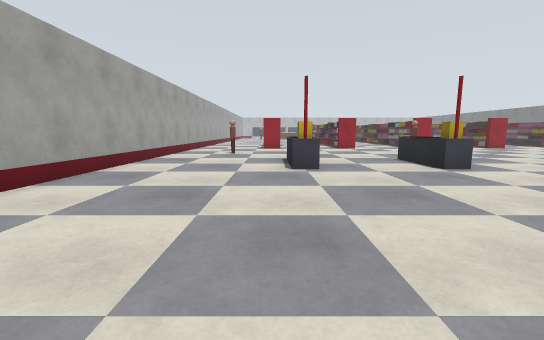
view 1 (above)

18 first-person views from a walk through a world built for the Gazebo simulator. The camera is 1.1 m above the floor, tilts 8° down and sees 90° across. The lines on the ground mark 1 m squares. The floor is counted in squares, 1 m on a side. Each view is taken from the middle of a square. On the plan, view 1 faces up. The plan holds only what a view shows up to about 12 squares ahead; the rest is blank. The place goes on beyond the plan. Some stock models are drawn as simple stand-ins.

view 2
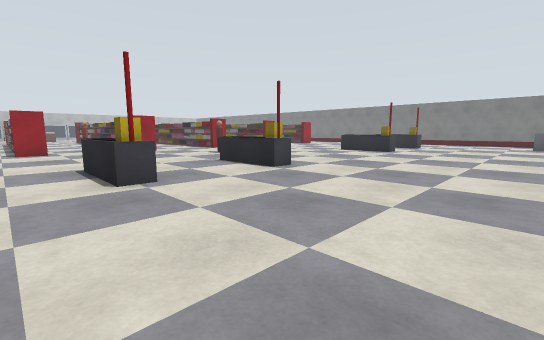

view 3
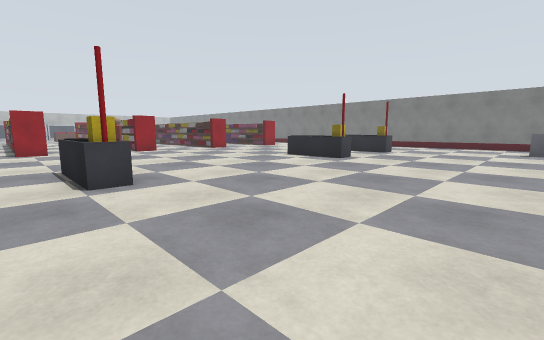

view 4
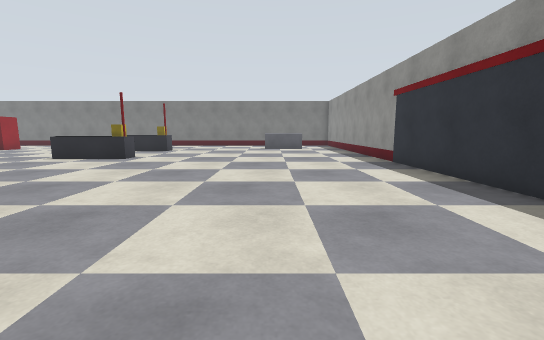

view 5
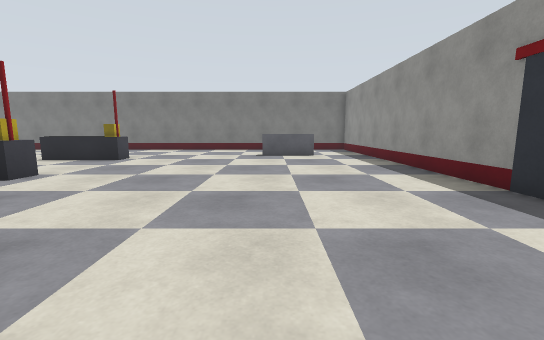

view 6
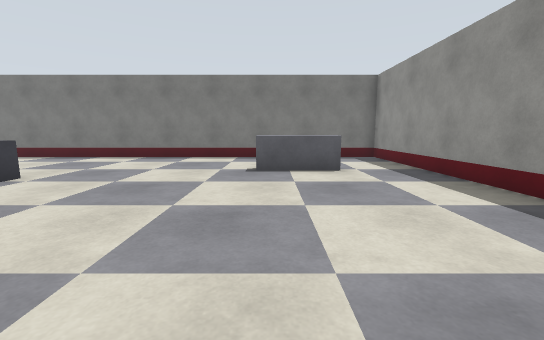

view 7
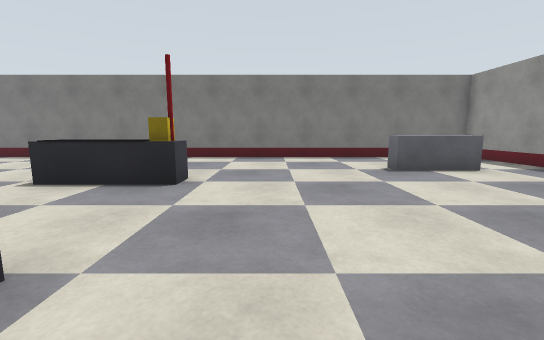

view 8
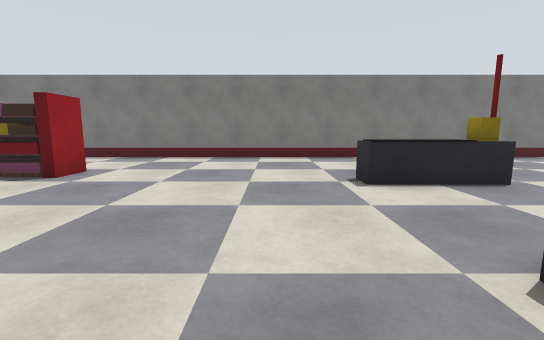

view 9
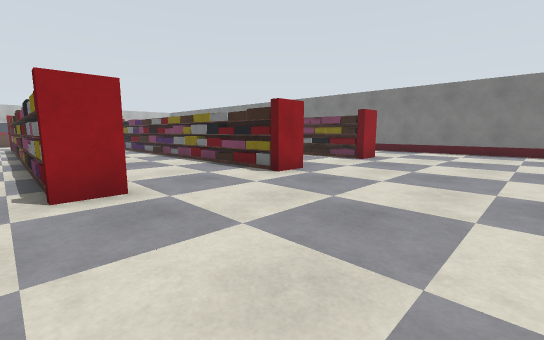

view 10
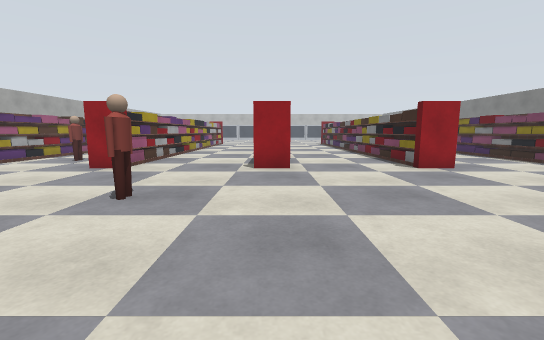

view 11
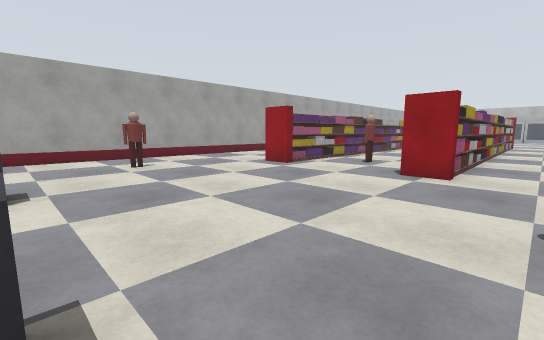

view 12
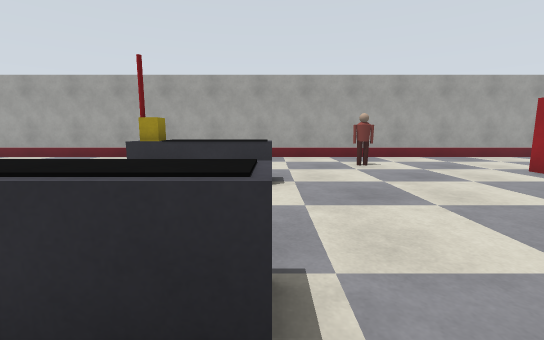

view 13
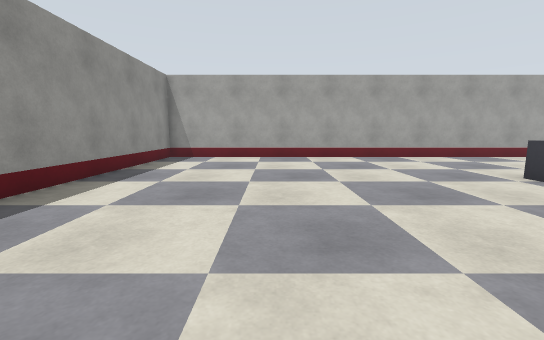

view 14
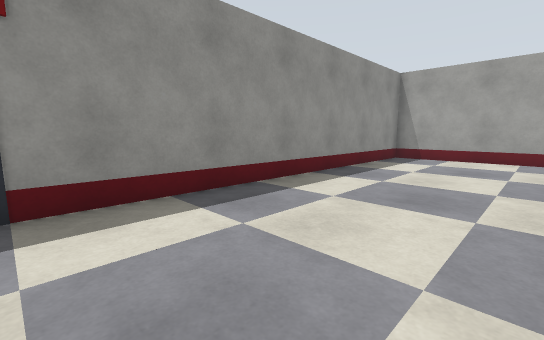

view 15
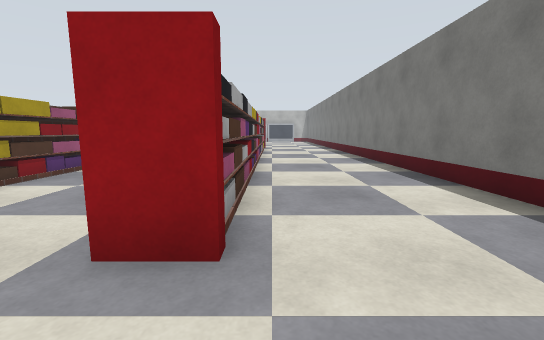

view 16
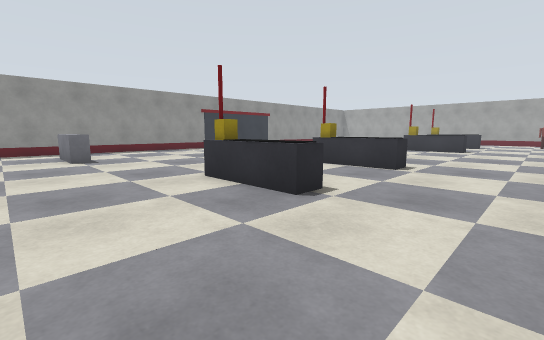

view 17
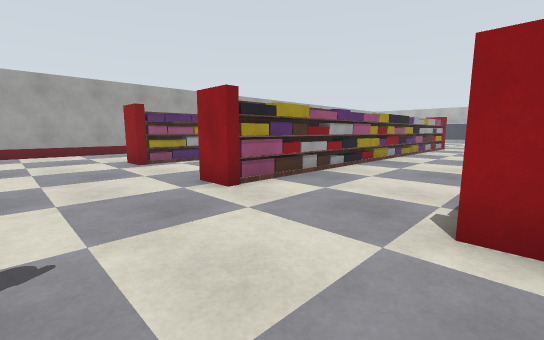

view 18
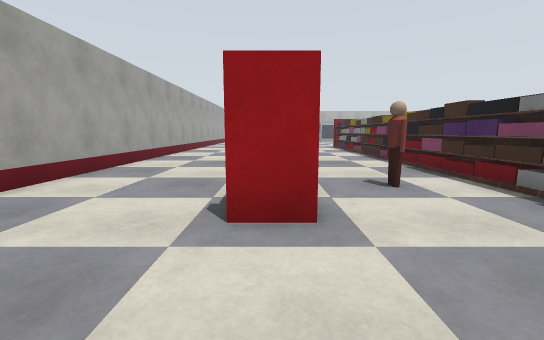

### Floor plan
Points are (right, up) in squares from view 1. A wall is a line through its corners. A room is listed if a view was taken in it or the views show most of it. See-through windows are left out.
Room 1 (views 1, 2, 3, 4, 5, 6, 7, 8, 9, 10, 11, 12, 13, 14, 15, 16, 17, 18)
walls: (5.8, 8.2) (5.3, 8.2) (5.3, 8.6); (14.7, 8.6) (14.7, 8.2) (14.3, 8.2) (14.3, 8.6); (10.6, 18.2) (9.5, 18.2) (9.5, 27.5); (15.6, 18.2) (14.5, 18.2) (14.5, 24.8); (15, 19) (15, 24.1); (5.1, 19.9) (5.1, 25.2); (1.2, 8.6) (1.2, 8.2) (0.8, 8.2) (0.8, 8.6); (19.2, 8.6) (19.2, 8.2) (18.8, 8.2) (18.8, 8.6); (20, 18.8) (20, 22.2); (0.5, 19.5) (0, 19.5); (20, 19.3) (19.5, 19.3); (15.5, 23.9) (15.5, 21.4); (14.9, 24.5) (14.9, 21.9); (0.5, 22.2) (0.5, 18.2) (-0.6, 18.2); (0, 22.1) (0, 18.6); (5, 27.1) (5, 18.9); (5.5, 27.5) (5.5, 18.2) (4.5, 18.2) (4.5, 27.2); (20.5, 27.5) (20.5, 18.2) (19.5, 18.2) (19.5, 22.2); (-5, 27.2) (-5, -2.5) (25, -2.5) (25, 27.5)
low walls: (5.9, 11.1) (5.9, 9.8); (14.1, 8.2) (14.1, 11) (14.9, 11) (14.9, 8.2); (6, 8) (5.3, 8); (14.7, 8) (14.3, 8); (5.1, 8.2) (5.1, 11); (1.4, 11.1) (1.4, 8.2); (18.6, 8.2) (18.6, 11) (19.4, 11) (19.4, 8.2); (1.2, 8) (0.8, 8); (19.2, 8) (18.8, 8); (0.6, 8.2) (0.6, 11); (20.7, 0) (20.7, 2.5) (21.3, 2.5) (21.3, 0)
objects: person (-2, 14); person (2, 20) to (2, 21); person (7, 14) to (7, 15)

Where each view was taken, in squares from view 1:
view 1: 0 up, 0 right, facing up
view 2: 2 up, 1 left, facing up-right
view 3: 2 up, 4 right, facing up-right
view 4: 2 up, 3 right, facing right
view 5: 2 up, 8 right, facing right
view 6: 2 up, 13 right, facing right
view 7: 6 up, 13 right, facing right
view 8: 13 up, 13 right, facing right
view 9: 13 up, 9 right, facing up-right
view 10: 10 up, 10 right, facing up
view 11: 11 up, 7 right, facing up-left
view 12: 11 up, 7 right, facing left
view 13: 2 up, 7 right, facing left
view 14: 2 up, 7 right, facing down-left
view 15: 16 up, 21 right, facing up
view 16: 14 up, 23 right, facing down-left
view 17: 15 up, 10 right, facing up-left
view 18: 15 up, 0 right, facing up
